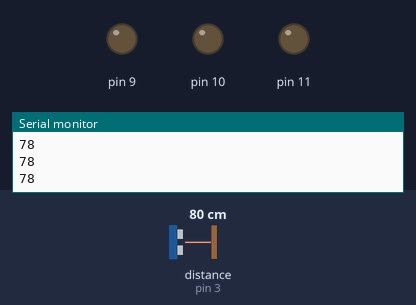
Simulated run of this sketch. Board: Arduino Uno, built with avr-gcc and run on an emulated ATmega328P. Shown: output pins drawn as LEDs (lit = HIGH), the last lines printed to the serial monitor. Wiring (inferred from the names in the program): ultrasonic range finder: trigger pin 4; echo pin 3. Inputs (shaded band) come from the test bench; at power-on: distance to the obstacle (sensor on pin 3) 80 cm. The echo pulse lasts 58.3 µs per cm; pins used as bus, display or sensor lines are not drawn.

Above: at 1.2 s.
1.3 s: distance to the obstacle (sensor on pin 3) set to 64 cm
2.8 s: distance to the obstacle (sensor on pin 3) set to 56 cm
At 3.6 s:
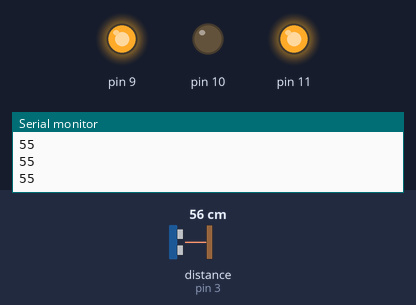
4.4 s: distance to the obstacle (sensor on pin 3) set to 32 cm
5.9 s: distance to the obstacle (sensor on pin 3) set to 28 cm
At 7.1 s:
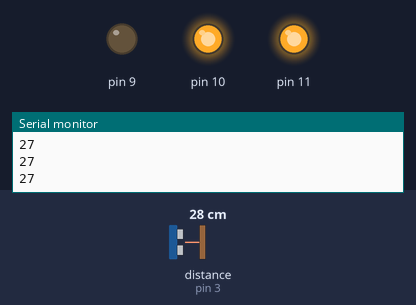
7.5 s: distance to the obstacle (sensor on pin 3) set to 13 cm
9.0 s: distance to the obstacle (sensor on pin 3) set to 10 cm
At 10.3 s:
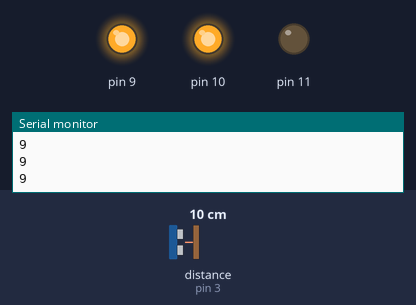
Timing chart, 0 to 11.6 s (numbered marks = the images above; inputs shaded):
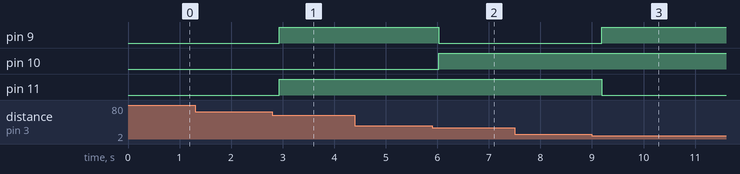

The sketch:

ultrasound-sensor.ino
```cpp
#include <Wire.h>


// define trig and echo pin #'s
int trigPin = 4;
int echoPin = 3;

int duration;
int distance;

void setup() {
    pinMode(trigPin, OUTPUT);
    pinMode(echoPin, INPUT);
    Serial.begin(9600);
    pinMode(9, OUTPUT);
    pinMode(10, OUTPUT);
    pinMode(11, OUTPUT);
}

void loop() {
    // Sequence for sensor
    digitalWrite(trigPin, LOW);
    delayMicroseconds(2);

    // Trigger
    digitalWrite(trigPin, HIGH);
    delayMicroseconds(10);
    digitalWrite(trigPin, LOW);

    // DnD
    duration = pulseIn(echoPin, HIGH);
    distance = duration*0.034/2;
    //Serial.println("Duration: ");
    //Serial.println(duration );
    delay(100);
    //Serial.println("Distance: ");
    Serial.println(distance);
    // RGB
    if (distance <= 10){
      digitalWrite(9, HIGH);
      digitalWrite(10, HIGH);
      digitalWrite(11, LOW);
    }
    else if (distance < 30){
      digitalWrite(9, LOW);
      digitalWrite(10, HIGH);
      digitalWrite(11, HIGH);
    }
    else if (distance <60 ){
      digitalWrite(9, HIGH);
      digitalWrite(10, LOW);
      digitalWrite(11, HIGH);
    }
}
```

Measured:
- the behaviour switches between 61 and 60 cm on distance to the obstacle (sensor on pin 3) (found by bisection; images 0 and 1)
- the behaviour switches between 31 and 30 cm on distance to the obstacle (sensor on pin 3) (found by bisection; images 1 and 2)
- the behaviour switches between 12 and 11 cm on distance to the obstacle (sensor on pin 3) (found by bisection; images 2 and 3)
- after the input at 2.8 s, pin 9, pin 11: LOW → HIGH after 0.13 s
- after the input at 5.9 s, pin 9: HIGH → LOW after 0.13 s; pin 10: LOW → HIGH after 0.13 s
- after the input at 9.0 s, pin 9: LOW → HIGH after 0.19 s; pin 11: HIGH → LOW after 0.19 s
